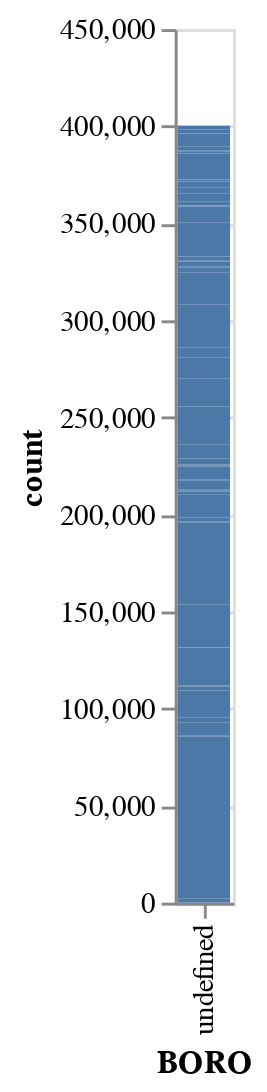

Source (notebook cell):
### Markdown cell above
## Question 1: How many restaurants are in each borough?

### Code cell
df = pd.read_csv(filepath_or_buffer="restaurants.csv", sep=',',header=0, index_col=None, lineterminator='\n')
dfboro= df[df['BORO']!='0'].groupby('CUISINE DESCRIPTION').size()
dfboro = dfboro.reset_index(name='count')
alt.Chart(dfboro).mark_bar().encode(
   x='BORO:N',
   y='count:Q'
)

### Figure 1 — Vega-Lite specification as saved in the notebook (floating-point values rounded to 4 significant figures)
{"config": {"view": {"continuousWidth": 400, "continuousHeight": 300}}, "data": {"name": "data-c213272f23dff91579fc6ee8f5a7bc1a"}, "mark": "bar", "encoding": {"x": {"type": "nominal", "field": "BORO"}, "y": {"type": "quantitative", "field": "count"}}, "$schema": "https://vega.github.io/schema/vega-lite/v4.0.2.json", "datasets": {"data-c213272f23dff91579fc6ee8f5a7bc1a": [{"CUISINE DESCRIPTION": "Afghan", "count": 221}, {"CUISINE DESCRIPTION": "African", "count": 1825}, {"CUISINE DESCRIPTION": "American", "count": 83618}, {"CUISINE DESCRIPTION": "Armenian", "count": 310}, {"CUISINE DESCRIPTION": "Asian", "count": 6540}, {"CUISINE DESCRIPTION": "Australian", "count": 422}, {"CUISINE DESCRIPTION": "Bagels/Pretzels", "count": 2558}, {"CUISINE DESCRIPTION": "Bakery", "count": 12524}, {"CUISINE DESCRIPTION": "Bangladeshi", "count": 1247}, {"CUISINE DESCRIPTION": "Barbecue", "count": 827}, {"CUISINE DESCRIPTION": "Basque", "count": 7}, {"CUISINE DESCRIPTION": "Bottled beverages, including water, sodas, juices, etc.", "count": 1263}, {"CUISINE DESCRIPTION": "Brazilian", "count": 488}, {"CUISINE DESCRIPTION": "Café/Coffee/Tea", "count": 19632}, {"CUISINE DESCRIPTION": "Cajun", "count": 102}, {"CUISINE DESCRIPTION": "Californian", "count": 94}, {"CUISINE DESCRIPTION": "Caribbean", "count": 14467}, {"CUISINE DESCRIPTION": "Chicken", "count": 7586}, {"CUISINE DESCRIPTION": "Chilean", "count": 34}, {"CUISINE DESCRIPTION": "Chinese", "count": 42048}, {"CUISINE DESCRIPTION": "Chinese/Cuban", "count": 439}, {"CUISINE DESCRIPTION": "Chinese/Japanese", "count": 904}, {"CUISINE DESCRIPTION": "Continental", "count": 550}, {"CUISINE DESCRIPTION": "Creole", "count": 549}, {"CUISINE DESCRIPTION": "Creole/Cajun", "count": 159}, {"CUISINE DESCRIPTION": "Czech", "count": 43}, {"CUISINE DESCRIPTION": "Delicatessen", "count": 6427}, {"CUISINE DESCRIPTION": "Donuts", "count": 5293}, {"CUISINE DESCRIPTION": "Eastern European", "count": 1426}, {"CUISINE DESCRIPTION": "Egyptian", "count": 191}, {"CUISINE DESCRIPTION": "English", "count": 243}, {"CUISINE DESCRIPTION": "Ethiopian", "count": 229}, {"CUISINE DESCRIPTION": "Filipino", "count": 679}, {"CUISINE DESCRIPTION": "French", "count": 4660}, {"CUISINE DESCRIPTION": "Fruits/Vegetables", "count": 82}, {"CUISINE DESCRIPTION": "German", "count": 470}, {"CUISINE DESCRIPTION": "Greek", "count": 2160}, {"CUISINE DESCRIPTION": "Hamburgers", "count": 4396}, {"CUISINE DESCRIPTION": "Hawaiian", "count": 570}, {"CUISINE DESCRIPTION": "Hotdogs", "count": 184}, {"CUISINE DESCRIPTION": "Hotdogs/Pretzels", "count": 274}, {"CUISINE DESCRIPTION": "Ice Cream, Gelato, Yogurt, Ices", "count": 3090}, {"CUISINE DESCRIPTION": "Indian", "count": 6935}, {"CUISINE DESCRIPTION": "Indonesian", "count": 128}, {"CUISINE DESCRIPTION": "Iranian", "count": 69}, {"CUISINE DESCRIPTION": "Irish", "count": 3434}, {"CUISINE DESCRIPTION": "Italian", "count": 16258}, {"CUISINE DESCRIPTION": "Japanese", "count": 14458}, {"CUISINE DESCRIPTION": "Jewish/Kosher", "count": 5838}, {"CUISINE DESCRIPTION": "Juice, Smoothies, Fruit Salads", "count": 4705}, {"CUISINE DESCRIPTION": "Korean", "count": 5512}, {"CUISINE DESCRIPTION": "Latin (Cuban, Dominican, Puerto Rican, South & Central American)", "count": 17631}, {"CUISINE DESCRIPTION": "Mediterranean", "count": 4206}, {"CUISINE DESCRIPTION": "Mexican", "count": 16491}, {"CUISINE DESCRIPTION": "Middle Eastern", "count": 2859}, {"CUISINE DESCRIPTION": "Moroccan", "count": 181}, {"CUISINE DESCRIPTION": "Not Listed/Not Applicable", "count": 76}, {"CUISINE DESCRIPTION": "Nuts/Confectionary", "count": 43}, {"CUISINE DESCRIPTION": "Other", "count": 2603}, {"CUISINE DESCRIPTION": "Pakistani", "count": 639}, {"CUISINE DESCRIPTION": "Pancakes/Waffles", "count": 226}, {"CUISINE DESCRIPTION": "Peruvian", "count": 1802}, {"CUISINE DESCRIPTION": "Pizza", "count": 17375}, {"CUISINE DESCRIPTION": "Pizza/Italian", "count": 8290}, {"CUISINE DESCRIPTION": "Polish", "count": 488}, {"CUISINE DESCRIPTION": "Portuguese", "count": 150}, {"CUISINE DESCRIPTION": "Russian", "count": 1157}, {"CUISINE DESCRIPTION": "Salads", "count": 986}, {"CUISINE DESCRIPTION": "Sandwiches", "count": 4043}, {"CUISINE DESCRIPTION": "Sandwiches/Salads/Mixed Buffet", "count": 2817}, {"CUISINE DESCRIPTION": "Scandinavian", "count": 72}, {"CUISINE DESCRIPTION": "Seafood", "count": 3142}, {"CUISINE DESCRIPTION": "Soul Food", "count": 1056}, {"CUISINE DESCRIPTION": "Soups", "count": 132}, {"CUISINE DESCRIPTION": "Soups & Sandwiches", "count": 626}, {"CUISINE DESCRIPTION": "Southwestern", "count": 86}, {"CUISINE DESCRIPTION": "Spanish", "count": 12534}, {"CUISINE DESCRIPTION": "Steak", "count": 1261}, {"CUISINE DESCRIPTION": "Tapas", "count": 520}, {"CUISINE DESCRIPTION": "Tex-Mex", "count": 1799}, {"CUISINE DESCRIPTION": "Thai", "count": 5509}, {"CUISINE DESCRIPTION": "Turkish", "count": 1304}, {"CUISINE DESCRIPTION": "Vegetarian", "count": 1945}, {"CUISINE DESCRIPTION": "Vietnamese/Cambodian/Malaysia", "count": 2013}]}}
